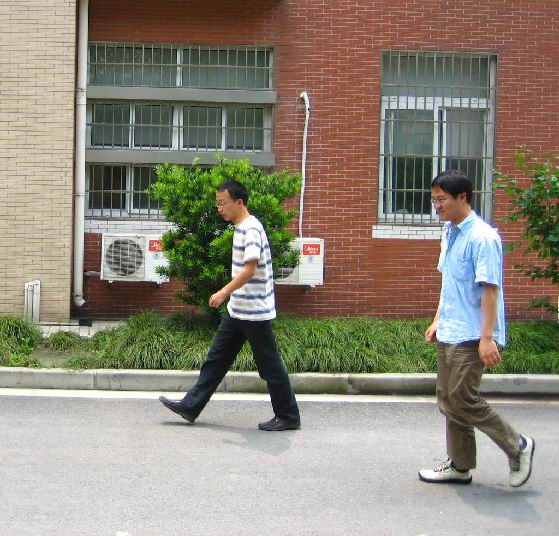
#> input picture imgs/FudanPed00001.png, 559 x 536 px, found by its file name
$ python kmeans.py
#> lines starting #> are read from the running program, lines starting #| are printed output that depends on the picture
# image processing
from PIL import Image
from io import BytesIO
import webcolors

# data analysis
import math
import numpy as np
import pandas as pd

# visualization
import matplotlib.pyplot as plt
from importlib import reload
from mpl_toolkits import mplot3d
import seaborn as sns

# modeling
from sklearn.cluster import KMeans
from sklearn.decomposition import PCA
from sklearn.preprocessing import MinMaxScaler


ori_img = Image.open("posImg/FudanPed00001.png")
#> ori_img is the input picture: PIL image 559x536 RGB; mean R, G, B 142.5, 135.3, 121.2
X = np.array(ori_img.getdata())
ori_pixels = X.reshape(*ori_img.size, -1)
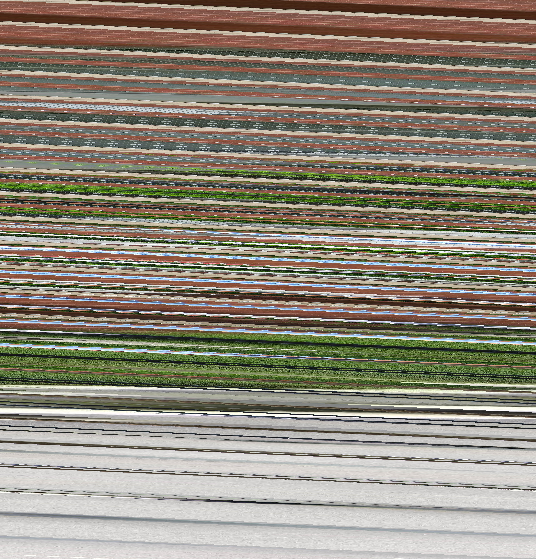
#> ori_pixels: shape (559, 536, 3) int64; mean R, G, B 142.5, 135.3, 121.2
ori_pixels.shape


def imageByteSize(img):
    img_file = BytesIO()
    image = Image.fromarray(np.uint8(img))
    image.save(img_file, 'png')
    return img_file.tell()/1024


ori_img_size = imageByteSize(ori_img)
#> ori_img_size = 484.9
ori_img_n_colors = len(set(ori_img.getdata()))
#> ori_img_n_colors = 90536
ori_img_total_variance = sum(np.linalg.norm(X - np.mean(X, axis=0), axis=1)**2)
#> ori_img_total_variance = 3.69e+09

#> (the run stopped early here; a loop or call above may not have finished)

$ run again, with imgs/FudanPed00002.png copied over imgs/FudanPed00001.png
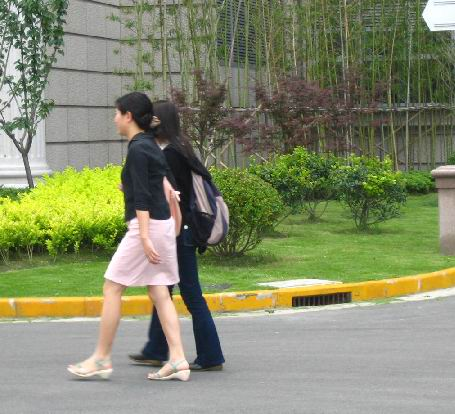
#> input picture imgs/FudanPed00002.png, 455 x 414 px, found by its file name
#> ori_img is the input picture: PIL image 455x414 RGB; mean R, G, B 131.9, 137.5, 106.3
#> `ori_pixels = X.reshape(*ori_img.size, -1)`:
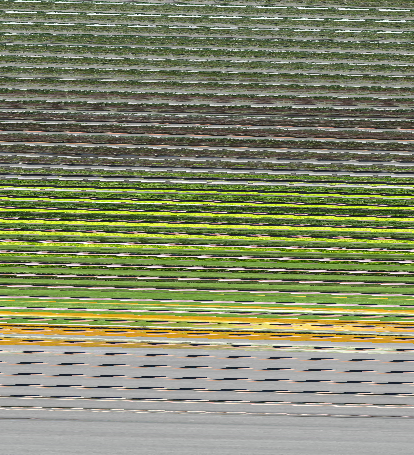
#> ori_pixels: shape (455, 414, 3) int64; mean R, G, B 131.9, 137.5, 106.3
#> ori_img_size = 323.8
#> ori_img_n_colors = 76520
#> ori_img_total_variance = 1.77e+09

$ run again, with imgs/FudanPed00003.png copied over imgs/FudanPed00001.png
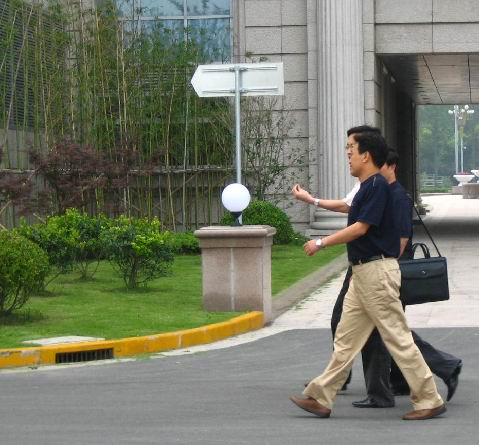
#> input picture imgs/FudanPed00003.png, 479 x 445 px, found by its file name
#> ori_img is the input picture: PIL image 479x445 RGB; mean R, G, B 116.8, 120.5, 102.7
#> `ori_pixels = X.reshape(*ori_img.size, -1)`:
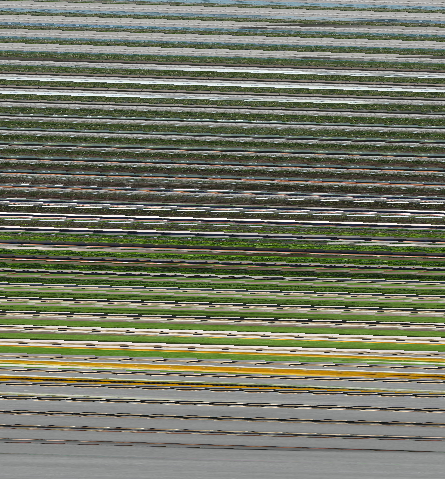
#> ori_pixels: shape (479, 445, 3) int64; mean R, G, B 116.8, 120.5, 102.7
#> ori_img_size = 322.5
#> ori_img_n_colors = 64618
#> ori_img_total_variance = 1.88e+09

$ run again, with imgs/FudanPed00004.png copied over imgs/FudanPed00001.png
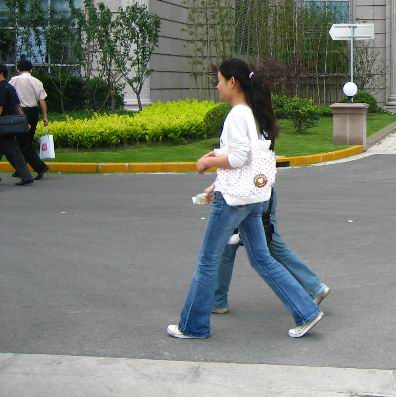
#> input picture imgs/FudanPed00004.png, 396 x 397 px, found by its file name
#> ori_img is the input picture: PIL image 396x397 RGB; mean R, G, B 120, 125.9, 115.9
#> `ori_pixels = X.reshape(*ori_img.size, -1)`:
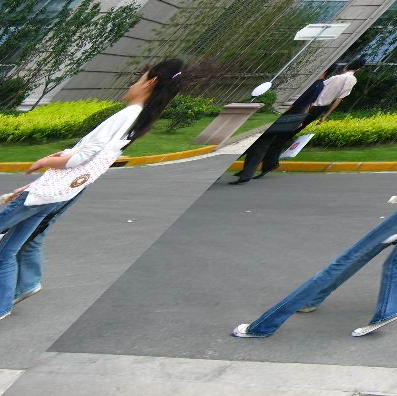
#> ori_pixels: shape (396, 397, 3) int64; mean R, G, B 120, 125.9, 115.9
#> ori_img_size = 233.3
#> ori_img_n_colors = 51574
#> ori_img_total_variance = 1.37e+09
